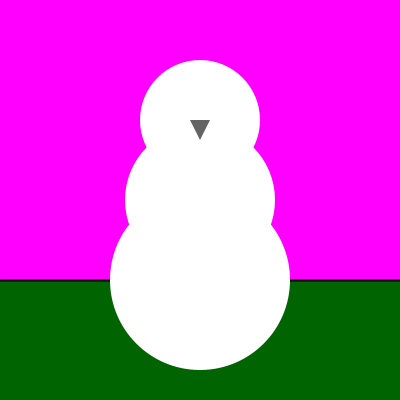
Frame 1 (no input)
Frame 60 (the mouse pressed at the canvas centre just before this capture): identical to frame 1, image omitted
Frame 120 (the mouse held since frame 60 and released just before this capture): identical to frame 1, image omitted

The Processing sketch that drew this single still picture (run headless with seeded random() and noise(); from frame 60 on, the mouse is pressed at the canvas centre):

// Processing sketch: ej02b_muneco_de_nieve_con_color
// ── ej02b_muneco_de_nieve_con_color.pde
// MUÑECO DE NIEVE CON COLOR


void setup() {  //configurar

  size( 400, 400 );  //unidades en píxeles
  smooth();  //suaviza los bordes

}

void draw() {  //dibujar
  
  //CIELO y SUELO
  noStroke();  //
  //CIELO
  fill( 255, 0, 255 );
  rect(0, 0, width, 280 );  // width = devuelve el ancho de la pantalla
  //SUELO
  fill( 0, 100, 0 );
  rect( 0, 280, width, height - 280 );  // = 120

  //linea de horizonte
  stroke( 0 );
  strokeWeight( 2 );
  line( 0, 280, 400, 280 );
  
  //CONCLUSION_1: si las coordenadas Y coinciden, es una linea horizontal

  //TRES CIRCULOS
  //strokeWeight( 0 );
  noStroke();
  fill( 255 );
  
  //1 grande / abajo
  //circle( x, y, diam );
  circle( 200, 280, 180 );

  //2 mediana / medio
  circle( 200, 200, 150 );

  //3 chica / arriba
  circle( 200, 120, 120 );

  //nariz
  fill( 100 );
  //triangle( 190, 120, 210, 120, 200, 140 );
  triangle( 200-10, 120, 200+10, 120, 200, 120+20 );  
  //triangle( x1, y1, x2, y2, x3, y3 );
  
  //CONCLUSION_2: operaciones básicas matemáticas pueden ser ejecutadas en el lugar de los parámetros

}
